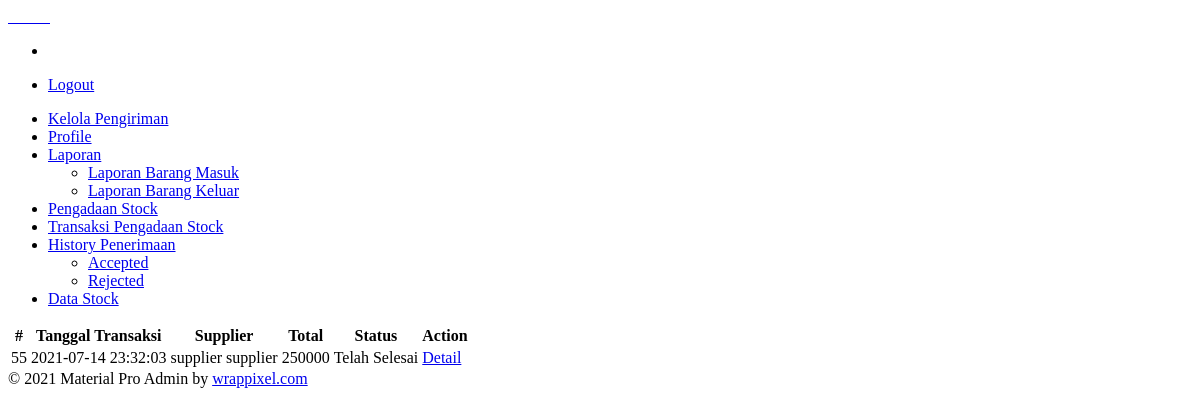
/gudang/index.php?page=transaksisupplier (signed in), run on an earlier commit of the app's database.
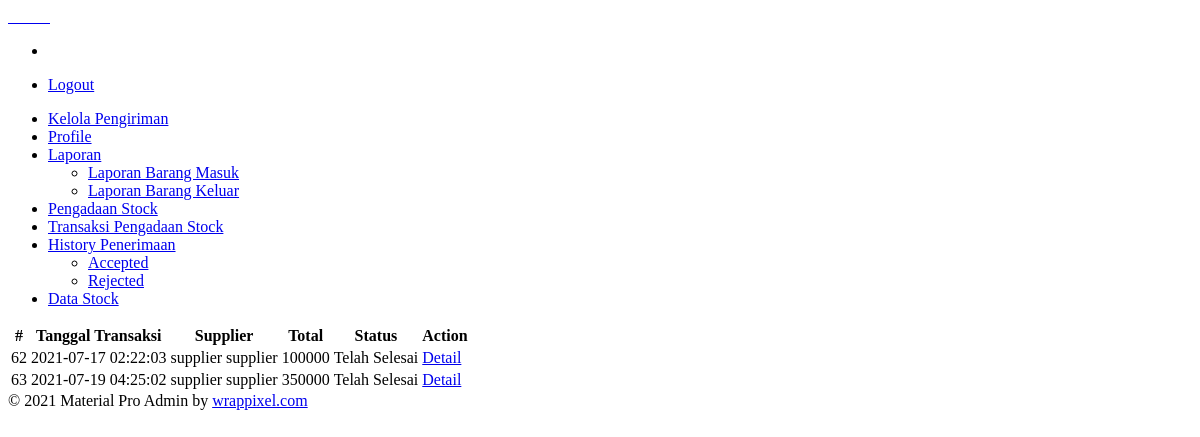
And on a later commit of the database.
### tables this page shows
CREATE TABLE `tb_pengadaan_stock` (
  `Id` int(11) NOT NULL,
  `tanggal_transaksi` datetime DEFAULT CURRENT_TIMESTAMP,
  `Total` double DEFAULT NULL,
  `is_approve` tinyint(1) DEFAULT NULL,
  `supplier_nohp` varchar(40) NOT NULL,
  `no_po` varchar(20) NOT NULL,
  `status` int(11) DEFAULT NULL
);

CREATE TABLE `users` (
  `user_id` int(11) NOT NULL,
  `unique_id` int(255) NOT NULL,
  `username` varchar(255) NOT NULL,
  `fname` varchar(255) NOT NULL,
  `lname` varchar(255) NOT NULL,
  `email` varchar(255) NOT NULL,
  `phone` varchar(20) DEFAULT NULL,
  `password` varchar(255) NOT NULL,
  `alamat` varchar(255) NOT NULL,
  `level` varchar(20) NOT NULL
);

### gudang/transaksisupplier/index.php (the view, shortened to what this page needs)
<table class="table user-table">
    <thead>
        <tr>
            <th class="border-top-0">#</th>
            <th class="border-top-0">Tanggal Transaksi</th>
            <th class="border-top-0">Supplier</th>
            <th class="border-top-0">Total</th>
            <th class="border-top-0">Status</th>
            <th class="border-top-0">Action</th>
        </tr>
    </thead>
    <tbody>
        <?php
        $query = "SELECT * FROM tb_pengadaan_stock TPS
                LEFT JOIN users U ON U.unique_id=(SELECT unique_id FROM users WHERE users.phone=TPS.supplier_nohp)
                WHERE TPS.is_approve='1'";
        $result = mysqli_query($conn, $query);
        while ($row = mysqli_fetch_assoc($result)) {
            $statusList=['Diproses','Dikirim','Diterima','Telah Selesai','Telah Selesai'];
            $status=$row['status'] !== null && $row['status'] !== "" ? $row['status'] :0;
        ?>
            <tr>
                <td><?php echo $row['Id'] ?></td>
                <td><?php echo $row['tanggal_transaksi'] ?></td>
                <td><?php echo $row['fname'].' '.$row['lname'] ?></td>
                <td><?php echo $row['Total'] ?></td>
                <td><?php echo $statusList[$status] ?></td>
                <td>
                    <a class='btn btn-info' href="/ricemil/gudang/index.php?page=transaksisupplier&modul=edit&id=<?php echo $row['Id']; ?>&status=<?php echo $status ?>">Detail</a>
                </td>
            </tr>
        <?php
        }
        ?>
    </tbody>
</table>

What changed in the data, as far as the page shows it:
removed tb_pengadaan_stock: Id "55", tanggal_transaksi "2021-07-14 23:32:03", users.fname "supplier", users.lname "supplier", Total "250000", status "Telah Selesai"
added tb_pengadaan_stock: Id "62", tanggal_transaksi "2021-07-17 02:22:03", users.fname "supplier", users.lname "supplier", Total "100000", status "Telah Selesai"
added tb_pengadaan_stock: Id "63", tanggal_transaksi "2021-07-19 04:25:02", users.fname "supplier", users.lname "supplier", Total "350000", status "Telah Selesai"
